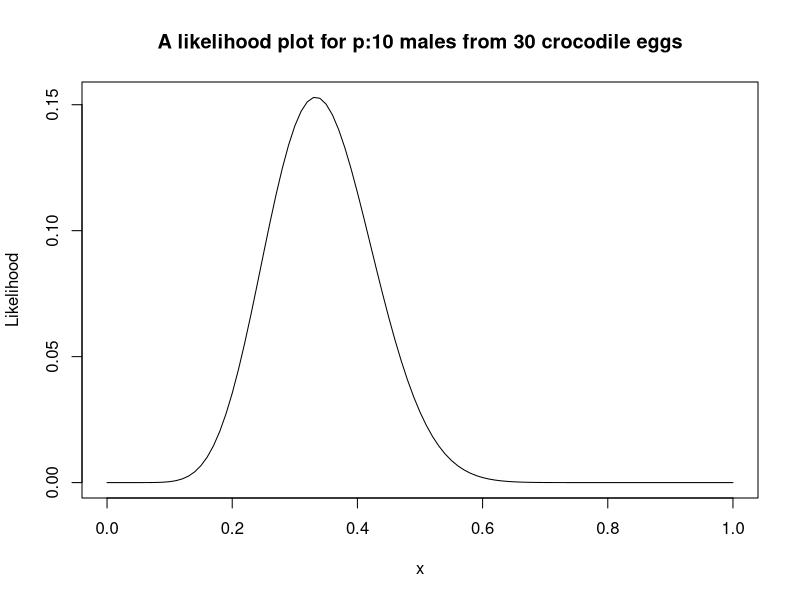
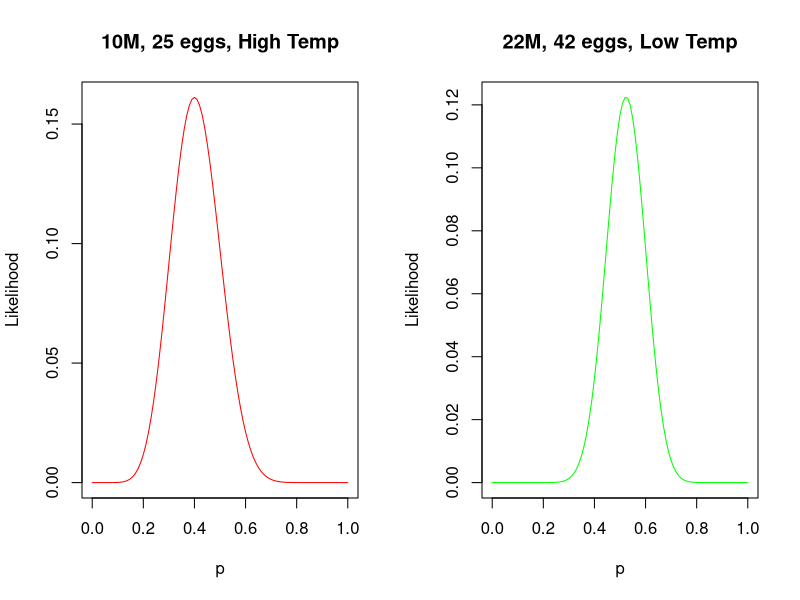
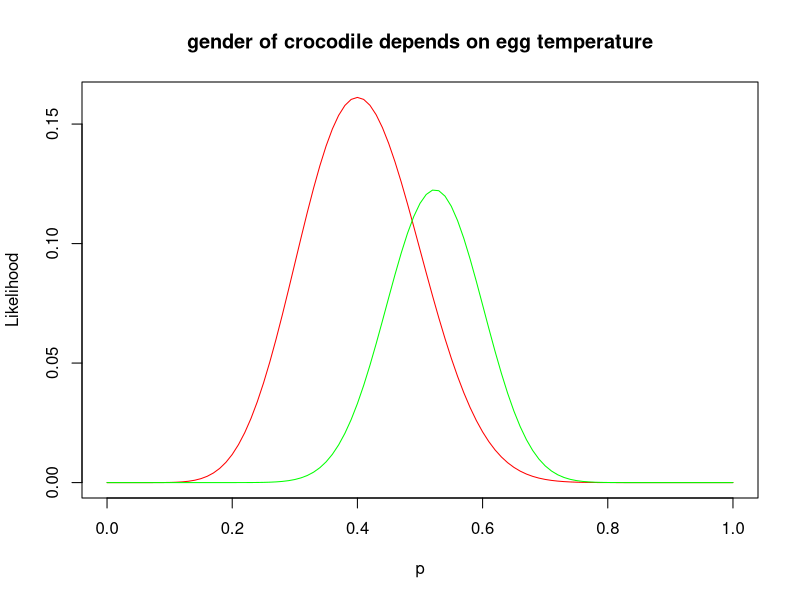

Recreate these plots in R, in order.
"MAM5120 PRACTICAL 3 - PEARSON'S CHI-SQUARED AND LIKELIHOOD PLOTS"

x <- c(0,1,2,3) #the observed values
freqs <-c(5,4,2,6) #the observed frequencies
N <- sum(freqs) #counting the total number of data points

mean.x <- sum(x*freqs)/N
print(mean.x)
var.x <- var(rep(x, freqs))
print(var.x)

"Here we consider two example when we might wish to test the goodness of fit
of data to a particular model. The first example is to assess whether data in a
frequency table are uniformly distributed across the cells in a table"

"EXAMPLE - TRAFFIC ACCIDENTS"
Obs <- c(23, 18, 17, 19, 23)
N <- sum(Obs) #Total number of observations (100)

Expected <- rep(N/5,5) #Vector of 5 20s, rep=repeat
X2 <- sum((Obs-Expected)^2/Expected)
p <- pchisq(X2, 4, lower.tail=FALSE)
print(p)


########## QUESTION 1 ##########
"
H0: The rats are equally likely to take each route (NULL HYPOTHESIS)
HA: The rats are not equally likely to take each route (ALTERNATIVE HYPOTHESIS

If the null hypothesis were true, we would expect to see 30 rats going via each route.

This gives us the following table:

|Route | Observed (O)  | Expected (E)  | (O-E)^2/E |
|------|---------------|---------------|-----------|
|   1  |    22         |      30       |    2.13   |
|      |               |               |           |
|   2  |    36         |      30       |    1.20   |
|      |               |               |           |
|   3  |    32         |      30       |    0.13   |
----------------------------------------------------

Which gives a chi-squared statistic of:
X^2 = 2.13 + 1.20 + 0.13 = 3.46

Comparing this with a chi-squared distribution on 2 degrees of freedom gives - "

p <- pchisq(3.46, 2, lower.tail=FALSE)
print(p)

"The p value is 0.18 and there is insufficient evidence to reject the null hypothesis,
we conclude that the rats are equally likely to take each of the three routes"


######### QUESTION 2 ##########
#a - Sample mean xbar
Eggs <- 0:4
Freqs <- c(4, 8, 12, 8, 5)
x.bar <- sum(Eggs*Freqs)/sum(Freqs)
print(x.bar)

#b miu=xbar, calculate P(X=k) for k=0,1,2,3,4 and P(X???5)
  #Note the inclusion of the k=0 case for a Poisson model
Expected.probs <- dpois(x, 2.05)
print(Expected.probs)
Prob.5plus <- ppois(4,2.05, lower.tail=FALSE)
print(Prob.5plus)

#c Calculate the expected frequencies

#d Calculate the Pearson chi-squared statistic

#e How many degrees of freedom are there for the relevant X^2 distribution

#f Calculate the p-value in this case, using pchisq() with lower.tail=FALSE

#g What is the conclusion?


########## QUESTION 3 #########
"Researchers are investigating the habitat preferences of a species of beetle.
Suppose in a certain woodland there are five species of tree (and we assume that all of the trees
are of similar size). The following data was collected about the numbers of beetles living
on each of the types of tree, along with a count of the number of trees of each species.


            | Oak   | Ash   | Beech   | Elm   | Hazel   |
# of Trees  |   4   |  7    | 6       |   3   | 8       |
            |       |       |         |       |         |
Total number| 46    | 65    |  31     |  37   |  55     |
of beetles  |       |       |         |       |         |

The (biological) null hypothesis is that the beetles forage equally on all five tree species
"

#a Restate the null hypothesis as a statistical hypothesis
"The null hypothesis of interest if that the beetles are equally likely to be found on any tree (irrespective of type),
so the number found on a particular tree only depends of the relative frequency of that type of tree in the woodland."

#b Calculate the expected proportions of beetles found on each type of tree, their expected frequencies and X^2
Numbers.of.trees <- c(4, 7, 6, 3, 8)
Numbers.of.beetles <- c(46, 65, 31, 37, 55)
Expected.props <- Numbers.of.trees/sum(Numbers.of.trees)
Expected.freqs <- Expected.props*sum(Numbers.of.beetles)

"
Tree Type | Observed | Expected   | Expected (E) | (O-E)^2/E |
          |    (O)   | Proportion |              |           |
--------------------------------------------------------------
Oak       |  46      |   0.14     |  33.43       |  4.73     |
Ash       |  65      |   0.25     |  58.50       |  0.72     |
Beech     |  31      |   0.21     |  50.14       |  7.31     |
Elm       |  37      |   0.11     |  25.07       |  5.68     |
Hazel     |  55      |   0.29     |  66.86       |  2.10     |

*NOTE - expected is calculated through (total number of beetles (234) * expected proportion)"

#X^2 = 4.73 + 0.72 + 7.31 + 5.68 + 2.10 = 20.54

#e Compare X^2 with the relevant X^2 distribution fo calculate a p-value, what is the conclusion in this case?
"Comparing X^2 with a X4^2 distribution gives a p-value of 0.00039.
Since this is a lot smaller than 0.01, there is strong evidence (at the 1% level) that beetles are not equally
likely to be found on each type of tree."


########## QUESTION 4 ###########
"The sex ratio of crocodile eggs depends on the temperature of incubation, with more males produced at lower temperatures.
Initially, we consider a fixed incubation tempterature.

Let X='Number of Crocodile eggs that are Male'

Assuming a constant probability that a given egg is male, we have, for a sample size n, X~Bin(n,p)

Suppose that out of n=30 eggs we observe k=10 male eggs."

#a Use the curve() function, along with the dbinom() function to plot a likelihood plot for the probability p over the range [0,1]
n = 30 #eggs
k = 10 #male
curve(dbinom(k,n,x), from=0, to=1, ylab='Likelihood', xlab='x', main='A likelihood plot for p:10 males from 30 crocodile eggs')

#b Calculate an approximate 95% confidence interval for p (formula on worksheet)
p = k/n
sqroot = sqrt((p*(1-p))/n)
twosqrt = 2*sqroot
pa = p + twosqrt
ps = p - twosqrt
  #(0.16, 0.50)

#c 
"Suppose we observe 22 males out of 42 eggs at a low incubation temperature, and 10 males out of 25 eggs at a high incubation temperature.
Produce likelihood plots for p(low) and p(high) on the same plot."
par(mfrow=c(1,2))
hight <- curve(dbinom(10, 25, x), from=0, to=1, main="10M, 25 eggs, High Temp", xlab="p", ylab="Likelihood", col="red")
lowt <- curve(dbinom(22, 42, x), from=0, to=1, main="22M, 42 eggs, Low Temp", xlab="p", ylab="Likelihood", col="green")
par(mfrow=c(1,1))
plot(hight, type="l", col="red", main="gender of crocodile depends on egg temperature", xlab="p", ylab="Likelihood")
lines(lowt, col="green")


######### QUESTION 5 #########
